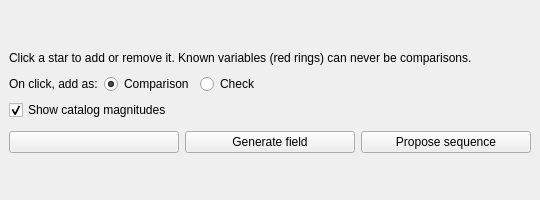
<?xml version="1.0" encoding="UTF-8"?>
<ui version="4.0">
 <class>UfeManualDialog</class>
 <widget class="QWidget" name="UfeManualDialog">
  <property name="geometry">
   <rect>
    <x>0</x>
    <y>0</y>
    <width>540</width>
    <height>200</height>
   </rect>
  </property>
  <layout class="QVBoxLayout" name="vbox_manual">
   <property name="leftMargin">
    <number>9</number>
   </property>
   <property name="topMargin">
    <number>0</number>
   </property>
   <property name="rightMargin">
    <number>9</number>
   </property>
   <property name="bottomMargin">
    <number>0</number>
   </property>
   <item>
    <spacer name="verticalSpacer">
     <property name="orientation">
      <enum>Qt::Orientation::Vertical</enum>
     </property>
     <property name="sizeType">
      <enum>QSizePolicy::Policy::Expanding</enum>
     </property>
     <property name="sizeHint" stdset="0">
      <size>
       <width>20</width>
       <height>15</height>
      </size>
     </property>
    </spacer>
   </item>
   <item>
    <widget class="QLabel" name="lbl_hint">
     <property name="minimumSize">
      <size>
       <width>0</width>
       <height>20</height>
      </size>
     </property>
     <property name="text">
      <string>Click a star to add or remove it. Known variables (red rings) can never be comparisons.</string>
     </property>
     <property name="wordWrap">
      <bool>true</bool>
     </property>
    </widget>
   </item>
   <item>
    <layout class="QHBoxLayout" name="row_pick">
     <item>
      <widget class="QLabel" name="lbl_pick">
       <property name="text">
        <string>On click, add as:</string>
       </property>
      </widget>
     </item>
     <item>
      <widget class="QRadioButton" name="rdo_comp">
       <property name="text">
        <string>Comparison</string>
       </property>
       <property name="checked">
        <bool>true</bool>
       </property>
      </widget>
     </item>
     <item>
      <widget class="QRadioButton" name="rdo_check">
       <property name="text">
        <string>Check</string>
       </property>
      </widget>
     </item>
     <item>
      <spacer name="hsp_pick">
       <property name="orientation">
        <enum>Qt::Orientation::Horizontal</enum>
       </property>
       <property name="sizeHint" stdset="0">
        <size>
         <width>40</width>
         <height>20</height>
        </size>
       </property>
      </spacer>
     </item>
    </layout>
   </item>
   <item>
    <widget class="QCheckBox" name="chk_labels">
     <property name="text">
      <string>Show catalog magnitudes</string>
     </property>
     <property name="checked">
      <bool>true</bool>
     </property>
    </widget>
   </item>
   <item>
    <layout class="QHBoxLayout" name="row_manual_actions">
     <property name="spacing">
      <number>6</number>
     </property>
     <property name="topMargin">
      <number>5</number>
     </property>
     <item>
      <widget class="QPushButton" name="btn_seq_open">
       <property name="toolTip">
        <string>The sequence table: the comparison stars and the check star with their catalog magnitudes (a small window: keep working while it is open)</string>
       </property>
       <property name="text">
        <string/>
       </property>
      </widget>
     </item>
     <item>
      <widget class="QPushButton" name="btn_field">
       <property name="toolTip">
        <string>Only query the catalog (and VSX variables) around the plate centre, without proposing the sequence</string>
       </property>
       <property name="text">
        <string>Generate field</string>
       </property>
      </widget>
     </item>
     <item>
      <widget class="QPushButton" name="btn_propose">
       <property name="toolTip">
        <string>Only re-run the automatic proposal on the field already loaded (isolated, non-variable stars matched to the target's brightness)</string>
       </property>
       <property name="text">
        <string>Propose sequence</string>
       </property>
      </widget>
     </item>
    </layout>
   </item>
   <item>
    <spacer name="verticalSpacer_2">
     <property name="orientation">
      <enum>Qt::Orientation::Vertical</enum>
     </property>
     <property name="sizeType">
      <enum>QSizePolicy::Policy::Expanding</enum>
     </property>
     <property name="sizeHint" stdset="0">
      <size>
       <width>20</width>
       <height>15</height>
      </size>
     </property>
    </spacer>
   </item>
  </layout>
 </widget>
 <resources/>
 <connections/>
</ui>
